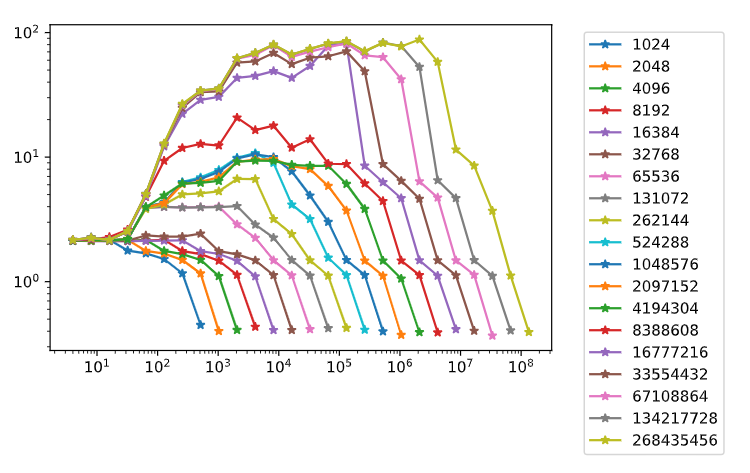

Reproduce this figure in Python.
#!/usr/bin/env python3
import matplotlib.pyplot as plt
import numpy as np
import csv

plt.figure(figsize=(10, 6), dpi=100)
with open('pointer_chasing_results_clang_O1_native.txt') as csvfile:
    reader = csv.reader(csvfile, skipinitialspace=True)
    header = np.array(next(reader))
    max_row_length = len(header) - 1
    
    for index, row in enumerate(reader):
        # Add missing values as NaN
        # https://matplotlib.org/devdocs/gallery/lines_bars_and_markers/masked_demo.html
        row = np.append(row, np.zeros(max_row_length - len(row) + 1) + np.nan)

        # Convert rows to the correct data type
        x = header[1:].astype(float)
        y = row[1:].astype(float)
        plt.loglog(x, y, marker='*', label=row[0])

plt.legend(bbox_to_anchor=(1.05, 1), loc='upper left')
plt.savefig("pointer_chasing.png", bbox_inches="tight")